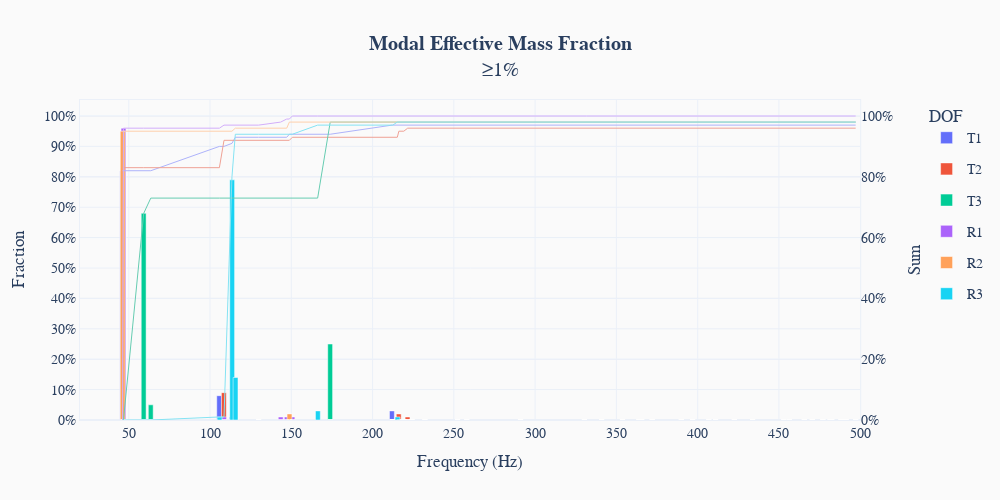

Write notebook code for a chart like this one.
### Markdown cell above
Plot results.

### Code cell
# plot results
fig = make_subplots(specs=[[{'secondary_y': True}]])
fig.update_layout(layout)

headers = efmfacs.drop('Freq', axis=1).columns

cidx = 0
for col in headers:
    fig.add_bar(
        x=efmfacs['Freq'],
        y=efmfacs[col],
        customdata=efmfacs.index,
        name=col[:2].upper(),
        yaxis='y',
        # width=[1/10 * (10**(np.log10(i)-1))  # for logarithmic x-axis
        #         for i in efmfacs['Freq']],
        width=3,
        marker={'color': color[cidx]},
        hovertemplate="<b>Mode %{customdata}</b><br>%{x} Hz<br>%{y}",
        legendgroup=col[:2].lower()
    )

    fig.add_scatter(
        x=efmfacs['Freq'],
        y=efmfacs[col].cumsum(),
        customdata=efmfacs.index,
        name=col[:2].upper() + " Sum",
        mode='lines',
        line={'color': hex_saturation(color[cidx], 0.5),
              'width': 1.0},
        yaxis='y2',
        hovertemplate="<b>Mode %{customdata}</b><br>%{x} Hz<br>%{y}",
        legendgroup=col[:2].lower(),
        showlegend=False,
    )

    cidx += 1

fig.write_html('modes.html', include_mathjax='cdn')
fig.show()
